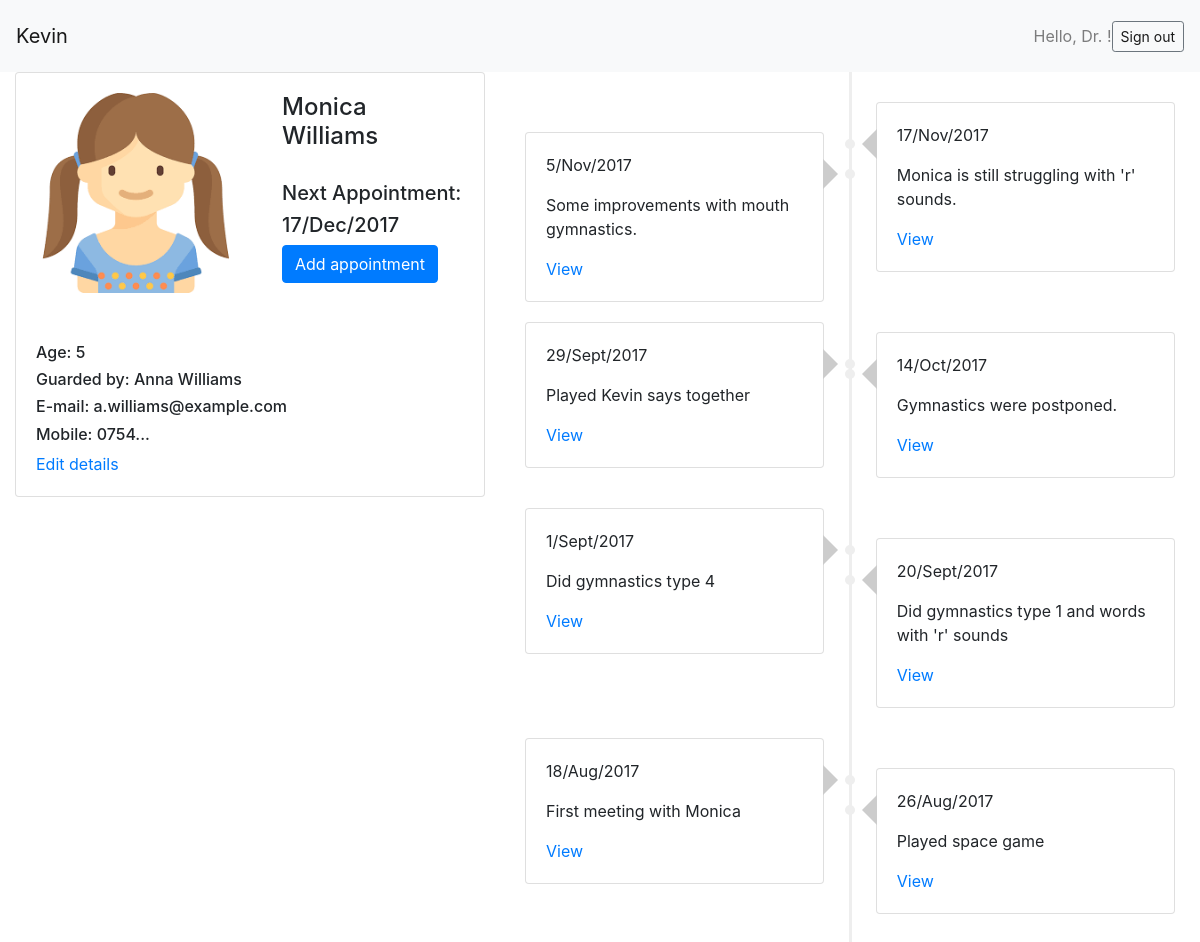
/patient/1 (signed in), run on the app's committed database.
### speechApp/models.py (models this page shows)
class Patient(models.Model):
    first_name = models.CharField(max_length=30)
    last_name = models.CharField(max_length=30)
    age = models.PositiveIntegerField()
    gender = models.CharField(max_length=10)
    guardian = models.CharField(max_length=30)
    email = models.EmailField(max_length=30, null=True, default=None)
    mobile = models.CharField(max_length=20)
    doctor = models.ForeignKey(Doctor, on_delete=models.CASCADE)

### speechApp/views.py (the view)
# urls.py: url(r'^patient/(?P<id>[0-9]+)', views.patient, name='patient'),
@login_required
def patient(request, id):
    patient = Patient.objects.get(pk=id)
    timeline = [{"date":"17/Nov/2017", "comment":"Monica is still struggling with 'r' sounds."},
        {"date": "5/Nov/2017", "comment": "Some improvements with mouth gymnastics."},
        {"date": "14/Oct/2017", "comment": "Gymnastics were postponed."},
        {"date": "29/Sept/2017", "comment": "Played Kevin says together"},
        {"date": "20/Sept/2017", "comment": "Did gymnastics type 1 and words with 'r' sounds"},
        {"date": "1/Sept/2017", "comment": "Did gymnastics type 4"},
        {"date": "26/Aug/2017", "comment": "Played space game"},
        {"date": "18/Aug/2017", "comment": "First meeting with Monica"}]
    return render(request, 'patient.html', { 'patient': patient, 'timeline': timeline })

### templates/patient.html (shortened to what this page needs)
{% extends "base.html" %}
{% load staticfiles %}
{% block content %}
<div class="container-fluid">
  <div class="row">
    <div class="col-sm-5">
      <div class="card">
        <div class="card-body">
          <div class="media">
            <div class="media-body">
              <div class="row">
                <div class="col">
                  {% if patient.gender == "Male" %}
                  <img class="d-flex mr-3" align="left" style="height: 200px" src="{% static "boy.jpg" %}" alt="Boy"/>
                  {% elif patient.gender == "Female" %}
                  <img class="d-flex mr-3" align="left" style="height: 200px" src="{% static "girl.png" %}" alt="Girl"/>
                  {% endif %}
                </div>
                <div class="col">
                  <h4 "mt-0" style="margin-bottom:30px">{{ patient.first_name }} {{ patient.last_name }}</h4>
                  <h5 "mt-0">Next Appointment:</h5>
                  <h5 "mt-0">17/Dec/2017</h5>
                  <button type="submit" class="btn btn-primary">Add appointment</button>
                </div>
              </div>
              <div style="margin-top:50px">
                <h6 "mt-0">Age: {{ patient.age }}</h6>
                <h6 "mt-0">Guarded by: {{ patient.guardian }}</h6>
                <h6 "mt-0">E-mail: {{ patient.email }}</h6>
                <h6 "mt-0">Mobile: {{ patient.mobile }}</h6>
                <a href="/patient/{{ patient.id }/edit">Edit details</a>
              </div>
            </div>
          </div>
        </div>
      </div>
    </div>
    <div class="col-sm-7" style="height: 100vh; overflow: scroll">
      <ul class="timeline">
        {% for timeline_entry in timeline %}
          <li>
            <div class="timeline-badge"></div>
            <div class="card">
              <div class="card-body">
                <p class="card-text">{{ timeline_entry.date }}</p>
                <p class="card-text">{{ timeline_entry.comment }}</p>
                <a href="/patient/{{ patient.id }/appointment/number">View</a>
              </div>
            </div>
          </li>
        {% endfor %}
      </ul>
    </div>
  </div>
</div>
{% endblock %}

### data on the page
Patient: first_name "Monica", last_name "Williams", age "5", guardian "Anna Williams", email "a.williams@example.com", mobile "0754..."

### other printed values
{{ timeline_entry.date }} "17/Nov/2017" "5/Nov/2017" "14/Oct/2017" "29/Sept/2017" "20/Sept/2017" "1/Sept/2017" "26/Aug/2017" "18/Aug/2017"
{{ timeline_entry.comment }} "Monica is still struggling with 'r' sounds." "Some improvements with mouth gymnastics." "Gymnastics were postponed." "Played Kevin says together" "Did gymnastics type 1 and words with 'r' sounds" "Did gymnastics type 4" "Played space game" "First meeting with Monica"
